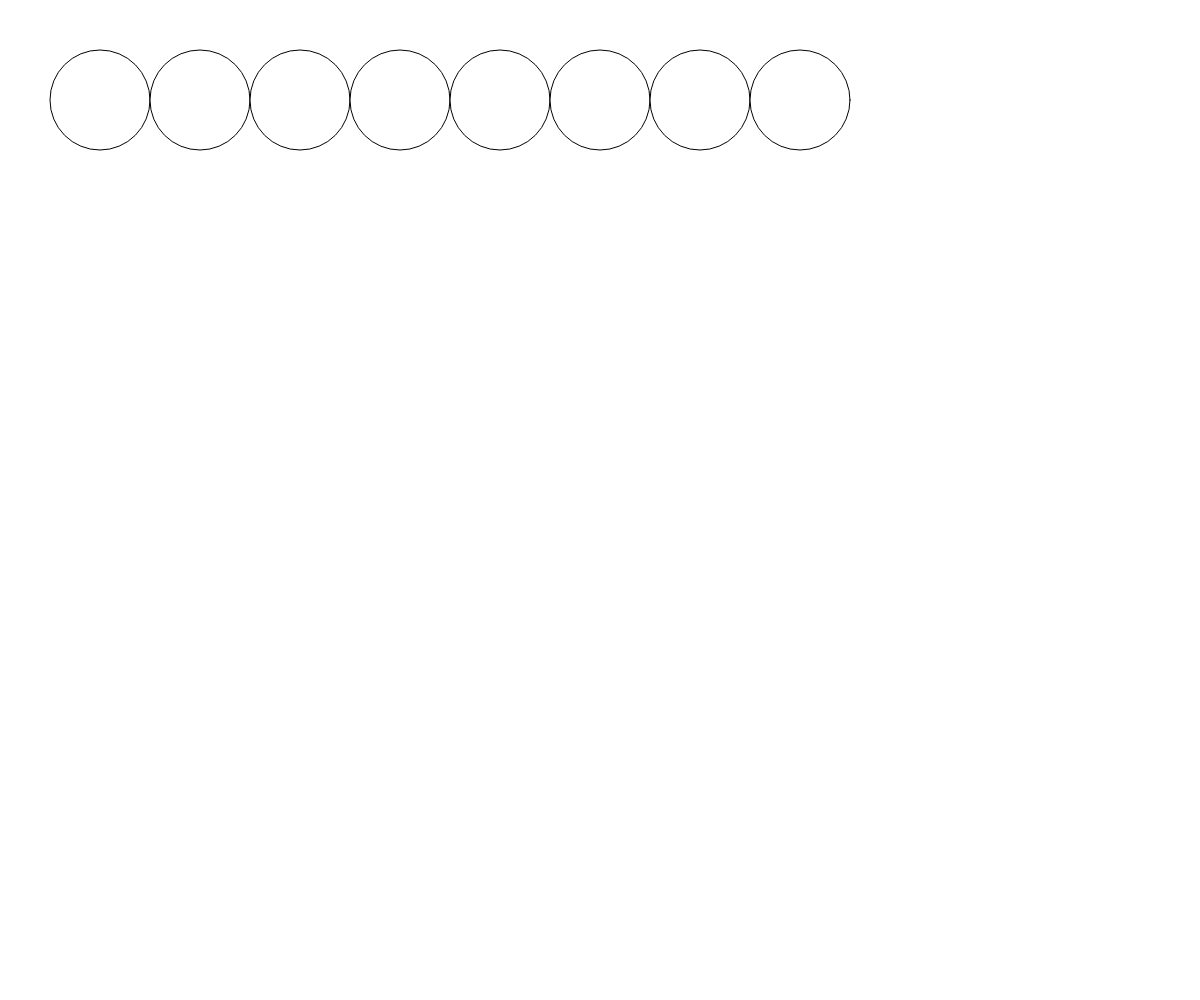
Frame 1 (no input)
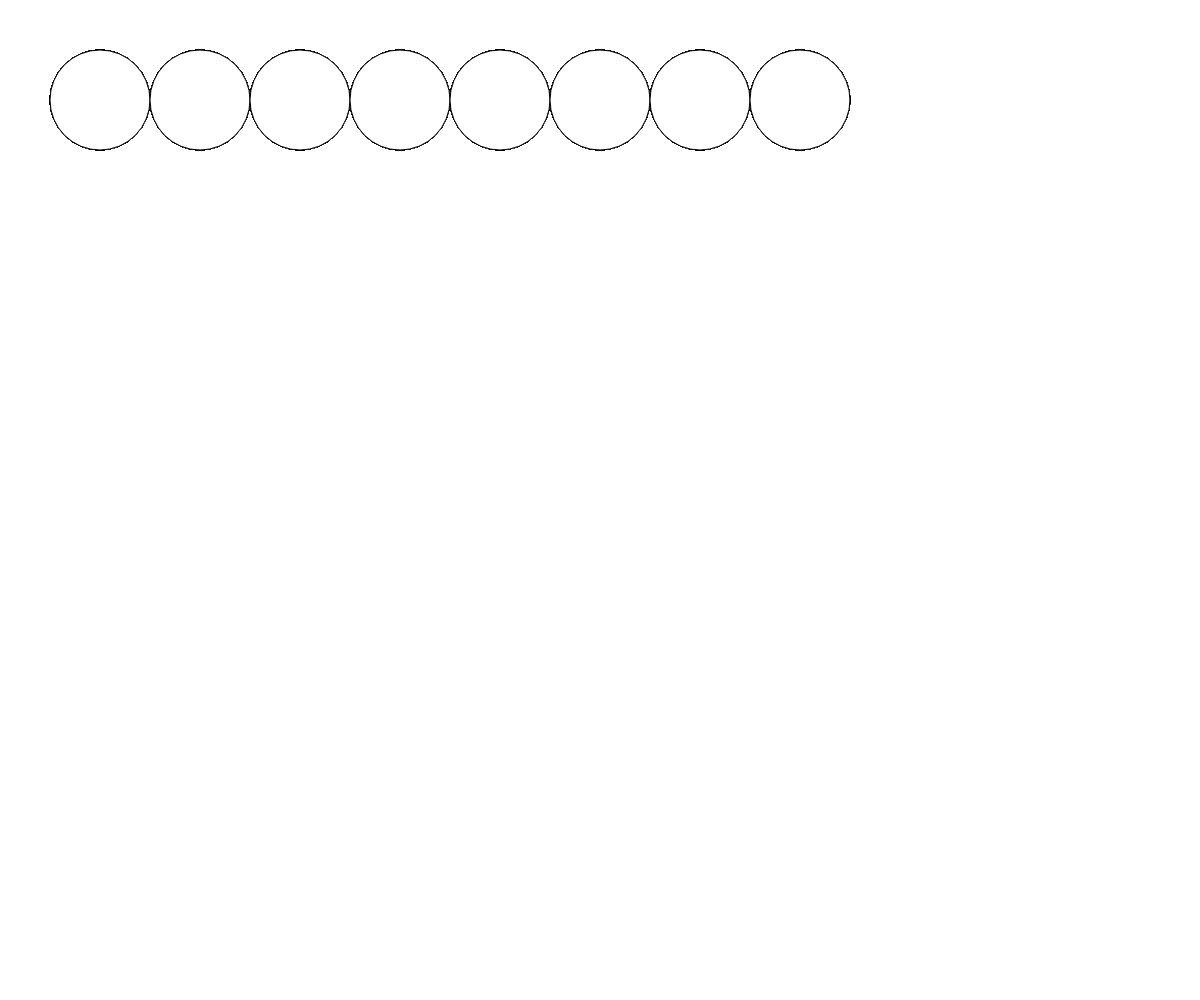
Frame 60 (no input)
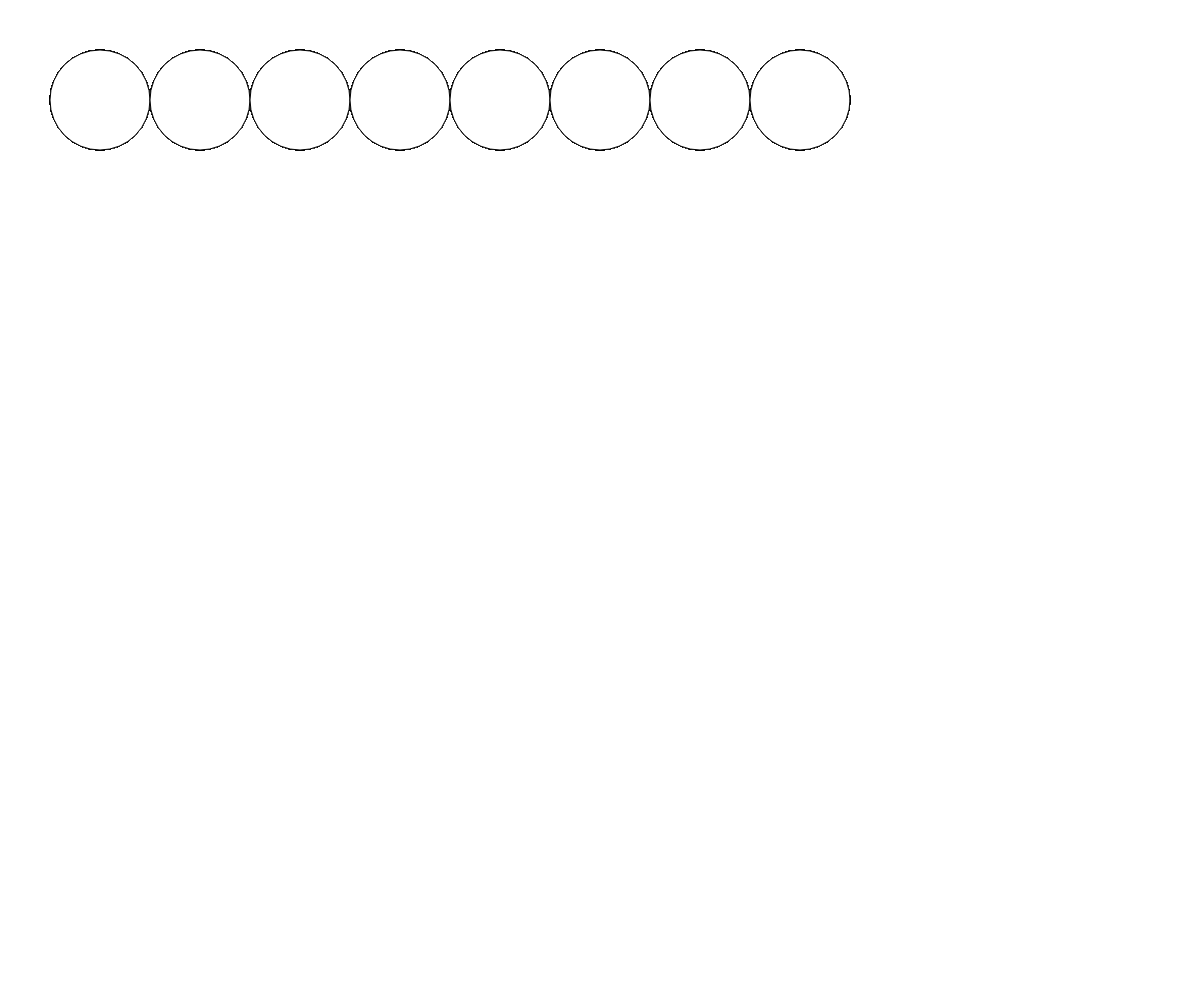
Frame 120 (the mouse pressed at the canvas centre since frame 60)

The p5.js sketch that drew these frames (run headless with seeded random() and noise() and a simulated clock; from frame 60 on, the mouse is pressed at the canvas centre):

// p5.js sketch
// ── sketch.js
/*
function setup() {
  let x = 100;
  createCanvas(windowWidth,windowHeight);
}

function draw(){
  if(keyIsDown("A".charCodeAt(0))){
    ellipse(x,100,100);
    ellipse(x+100,100,100);
    ellipse(x+200,100,100);
    ellipse(x+300,100,100);
    ellipse(x+400,100,100);
    ellipse(x+500,100,100);
    ellipse(x+600,100,100);
    ellipse(x+700,100,100);
    fill(0);
    ellipse(x+800,100,100);
    ellipse(x+900,100,100);
  }
}
*/

/*
function setup() {
  createCanvas(windowWidth, windowHeight);
}

function draw() {
  for (let i = 0; i < 8; i++) {
    ellipse(100 + i * 100, 100, 100);
  }
  if (keyIsDown("A".charCodeAt(0))) {
    fill(0);
    ellipse(800, 100, 100);
    ellipse(900, 100, 100);
  }
}
*/

function setup() {
  createCanvas(windowWidth, windowHeight);
}

function draw() {
  // 最初の8つの円を描く
  for (let i = 0; i < 8; i++) {
    ellipse(100 + i * 100, 100, 100);
  }
  
  // "A"キーが押されたときに最後の2つの円を塗りつぶす
  if (keyIsDown("A".charCodeAt(0))) {
    fill(0); // 塗りつぶしの色を黒に設定
    ellipse(800, 100, 100); // 9番目の円
    ellipse(900, 100, 100); // 10番目の円
  }
}
